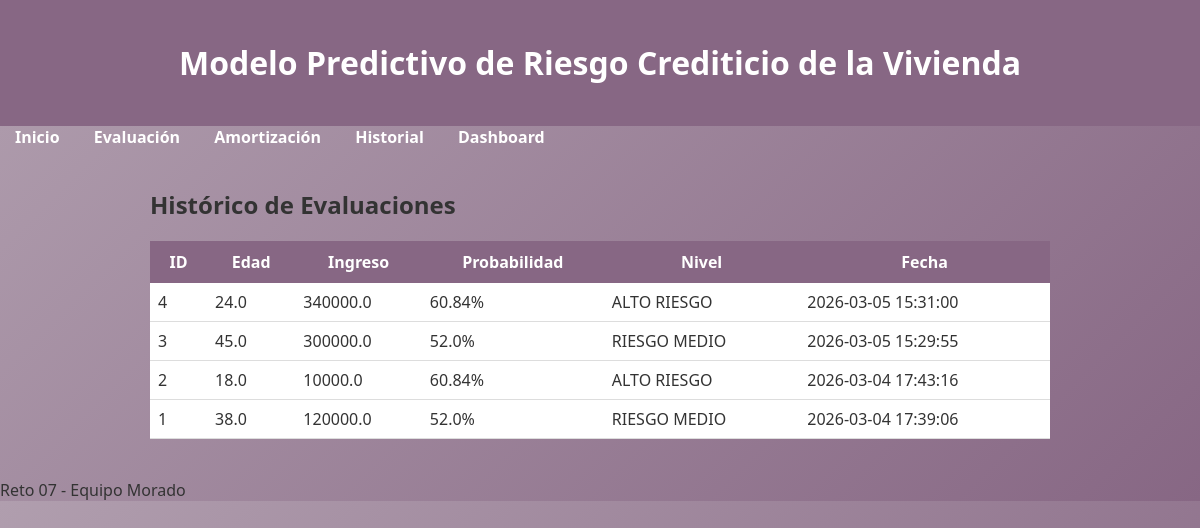
/historico (signed in), run on the app's committed database.
### tables this page shows
CREATE TABLE predicciones (
            id INTEGER PRIMARY KEY AUTOINCREMENT,
            edad REAL,
            ingreso REAL,
            estudios TEXT,
            estado_civil TEXT,
            num_creditos REAL,
            probabilidad REAL,
            nivel TEXT,
            fecha TIMESTAMP DEFAULT CURRENT_TIMESTAMP
        );

### server.py (the view)
@app.route("/historico")
@login_required
def historico():
    datos = obtener_historico()
    return render_template("historico.html", datos=datos)

### bbdd/con_sql.py (called while the page is built)
def obtener_historico():
    conn = sqlite3.connect(DB_PATH)
    cursor = conn.cursor()
    cursor.execute("""
        SELECT * FROM predicciones
        ORDER BY fecha DESC
    """)
    datos = cursor.fetchall()
    conn.close()
    return datos

### server.py (called while the page is built)
def obtener_usuario_por_id(user_id):
    from bbdd.con_sql import DB_PATH
    conn = sqlite3.connect(DB_PATH)
    cursor = conn.cursor()
    cursor.execute("SELECT * FROM usuarios WHERE id = ?", (user_id,))
    user = cursor.fetchone()
    conn.close()
    return user

@login_manager.user_loader
def load_user(user_id):
    user = obtener_usuario_por_id(user_id)
    if user:
        return Usuario(user[0], user[1])
    return None

### templates/historico.html (shortened to what this page needs)
{% extends "layout.html" %}
{% block content %}
<h2>Histórico de Evaluaciones</h2>
<table class="tabla">
    <thead>
        <tr>
            <th>ID</th>
            <th>Edad</th>
            <th>Ingreso</th>
            <th>Probabilidad</th>
            <th>Nivel</th>
            <th>Fecha</th>
        </tr>
    </thead>
    <tbody>
        {% for fila in datos %}
        <tr>
            <td>{{fila[0]}}</td>
            <td>{{fila[1]}}</td>
            <td>{{fila[2]}}</td>
            <td>{{(fila[6]*100)|round(2)}}%</td>
            <td>{{fila[7]}}</td>
            <td>{{fila[8]}}</td>
        </tr>
        {% endfor %}
    </tbody>
</table>
{% endblock %}

### templates/layout.html (shortened to what this page needs)
<!DOCTYPE html>
<html>
<head>
    <link rel="stylesheet" href="{{ url_for('static', filename='estilos.css') }}">
</head>
<body>
<header class="header">
    <h1>Modelo Predictivo de Riesgo Crediticio de la Vivienda</h1>
</header>
<nav>
    <a href="{{ url_for('portada') }}">Inicio</a>
    <a href="{{ url_for('evaluacion') }}">Evaluación</a>
    <a href="{{ url_for('amortizacion') }}">Amortización</a>
    <a href="{{ url_for('historico') }}">Historial</a>
    <a href="{{ url_for('dashboard') }}">Dashboard</a>
</nav>
<div class="main-container">
    {% block content %}
    {% endblock %}
</div>
<footer>
    Reto 07 - Equipo Morado
</footer>
</body>
</html>

### static/estilos.css (style rules this page uses)
:root { --verde-fuerte: #74b404; --verde-claro: #cdfc7d; --rojo-corp: #aa044c; --morado-os: #876784; --morado-cl: #b09eae; }
body { margin: 0; font-family: 'Segoe UI', sans-serif; background: linear-gradient(135deg, var(--morado-cl), var(--morado-os)); color: #333; }
.header { background-color: var(--morado-os); color: white; padding: 20px; text-align: center; }
nav a { color: white; margin: 0 15px; text-decoration: none; font-weight: bold; }
.main-container { width: 900px; margin: 40px auto; }
.tabla { width: 100%; border-collapse: collapse; background: white; }
.tabla th { background-color: var(--morado-os); color: white; padding: 10px; }
.tabla td { padding: 8px; border-bottom: 1px solid #ddd; }

### data on the page
predicciones: id "4", edad "24.0", ingreso "340000.0", (fila[6]*100)|round(2) "60.84", nivel "ALTO RIESGO", fecha "2026-03-05 15:31:00"
predicciones: id "3", edad "45.0", ingreso "300000.0", (fila[6]*100)|round(2) "52.0", nivel "RIESGO MEDIO", fecha "2026-03-05 15:29:55"
predicciones: id "2", edad "18.0", ingreso "10000.0", (fila[6]*100)|round(2) "60.84", nivel "ALTO RIESGO", fecha "2026-03-04 17:43:16"
predicciones: id "1", edad "38.0", ingreso "120000.0", (fila[6]*100)|round(2) "52.0", nivel "RIESGO MEDIO", fecha "2026-03-04 17:39:06"
